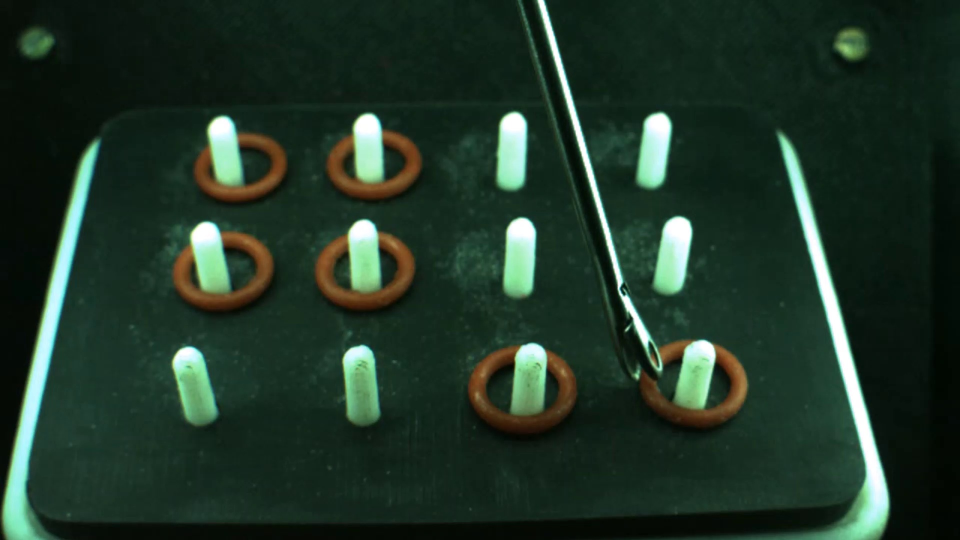
#> input picture frames/frame1.jpg, 1920 x 1080 px (shown at 1/2 size)
$ python -i video_to_houghLineFrames_5.py   (imports and definitions only)   (older library calls are emulated)
#> lines starting #> are read from the running program, lines starting #| are printed output that depends on the picture
##--------------------------------------------------------------------------------------------------------
##-----------   addressing the problem: ------------------------------------------------------------------
#------------------------------------- sudden transitions  ----------------------------------- -----------------
#---------------------------------------------------------------------------------------------------------
import numpy as np
import cv2
import os
import math
import heapq
import random

class Node:
    def __init__(self, data):
        self.data = data
        self.next = None

class Line:
    def __init__(self, rho, theta):
        self.rho = rho
        self.theta = theta
    def __lt__(self, other):
        return self.theta < other.theta
    def get_rho(self):
        return self.rho
    def get_theta(self):
        return self.theta

def get_val(line):
    return line.get_theta()

class MyHeap(object):
    # [7 lines left out: function __init__, not called in this run]
    def push(self, item):
        heapq.heappush(self._data, (self.key(item), item))
    def pop(self):
        return heapq.heappop(self._data)
    def nsmallest(self, x):
        return heapq.nsmallest(x, self._data)
    def size(self):
        return len(self._data)

# first in first out
class Linked_list:
    def __init__(self):
        self.first = None
        self.median = None
        self.last = None
        self.size = 0
        self.delta = 0
    # [17 lines left out: function push_back, not called in this run]
    def top1(self):
        return self.first.data
    def top2(self):
        return self.first.next.data
    def get_size(self):
        return self.size
    def last1(self):
        return self.last.data
    # [16 lines left out: function delete_front, not called in this run]
    def get_median(self):
        return self.median.data
    def get_delta(self):
        return self.delta
    # [5 lines left out: function destruct_list, not called in this run]

class stochastic_node:
    def __init__(self, data):
        self.data = data
        self.next = None
        self.parent = None
class stochastic_list:
    def __init__(self, head_val, size, forward_threshold):
#> called with head_val = 2.83, size = 2, forward_threshold = 0.003
        self.head = None
        self.current = None
        self.forward_threshold = forward_threshold
        self.size = size
        # initializing list of stochastic nodes
        self.node_list = []
        temp = stochastic_node(head_val)
        self.head = temp
        self.current = self.head
        self.node_list.append(temp)

        for i in range(1, size):
            temp = stochastic_node(-1)
            self.current.next = temp
            temp.parent = self.head
            self.node_list.append(temp)
            self.current = self.current.next
#> further down, picture is the input picture: shape (1080, 1920, 3); mean B, G, R 40.7, 54.3, 33.4

        self.current.next = self.head
        self.current = self.current.next
    # [16 lines left out: function check, not called in this run]
    def learned_val(self):
        return self.head.data

img2 = 0
knnFrame_i_path = ""
past_thresholds = Linked_list()
chunk_size = 3
is_dynamic = True                               # threshold has not been approximated
expected_collisions = 0
counter = 0
post_chunk_size = chunk_size*2
rho_lower_bound = 51
rho_upper_bound = 55
tuple_lines_upper_bound = 30
min_number_of_parallel_lines = 3
threshold_jump = 10
come_out_infinite_loop = 200
ones_lower_bound = 800
y_length = 0
check_ahead = True
does_one_exist = False
current_ind = 1000000000
prev_ind = 1000000000
prev_length = 0
ones = 0
collisions = 0
prev_ones = 0
length_prev = 1000

default_learned_theta = 2.825978914896647
forward_threshold = 0.003
size_stochastic_list = 2
diverge_threshold = 0.2
st_list = stochastic_list(default_learned_theta, size_stochastic_list, forward_threshold)

lines_upper_bound = 10000

# [80 lines left out: functions number_of_ones, get_length_of_line, video_to_frames, video_to_knnFrames, not called in this run]

def pre_canny(img):
    kernel_rect1 = cv2.getStructuringElement(cv2.MORPH_RECT,(1, 10))
    kernel_rect2 = cv2.getStructuringElement(cv2.MORPH_RECT,(1, 2))
    kernel_rect3 = cv2.getStructuringElement(cv2.MORPH_RECT,(1, 9))
    kernel_rect4 = cv2.getStructuringElement(cv2.MORPH_RECT,(1, 2))

    img = cv2.erode(img, kernel_rect1, iterations=1)
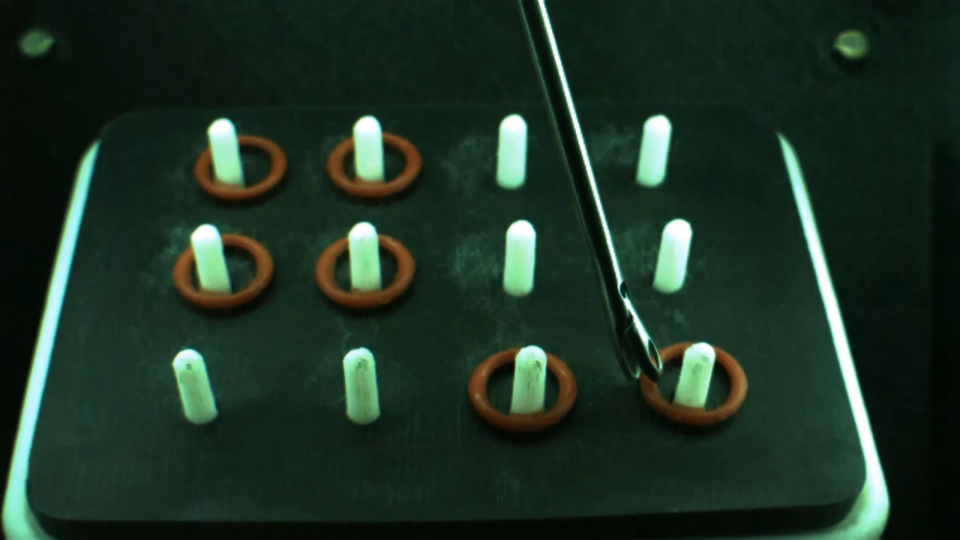
#> img: shape (1080, 1920, 3) (shown at 1/2 size); mean of channels 0, 1, 2 37.7, 51.2, 30.2; drawn as B, G, R
    img = cv2.erode(img, kernel_rect2, iterations=1)
    img = cv2.medianBlur(img,7)

    img = cv2.erode(img, kernel_rect3, iterations=1)
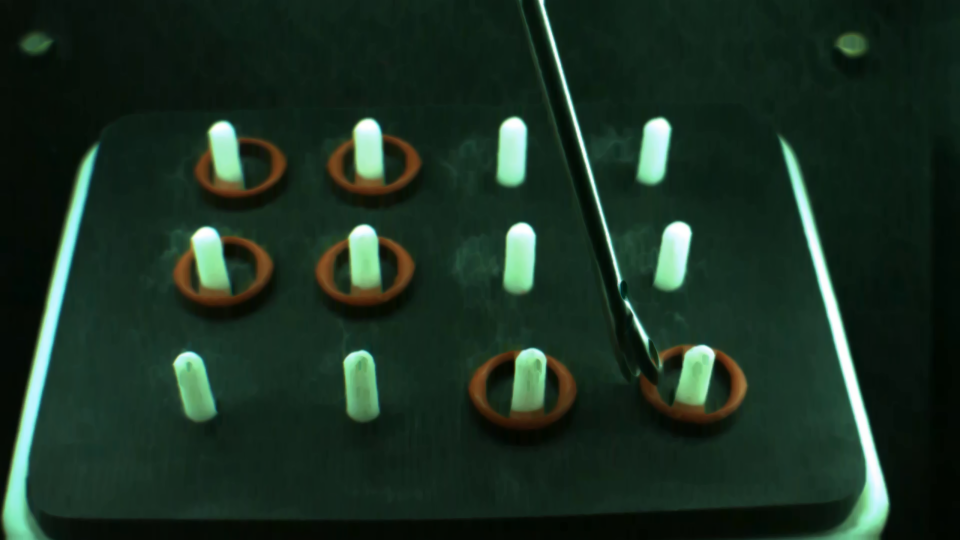
#> img: shape (1080, 1920, 3) (shown at 1/2 size); mean of channels 0, 1, 2 35.4, 48.7, 27.7; drawn as B, G, R
    img = cv2.erode(img, kernel_rect4, iterations=1)
    img = cv2.medianBlur(img, 7)
    return img

# [233 lines left out: functions post_canny, check_two_sides, draw_hough_lines, get_avg_line, hough_lines, store_img, not called in this run]

deleteThis_counter = 0                              #++++++++++++++++++++++++++++++++
# [58 lines left out: function knn_to_hough_frame, not called in this run]


# [18 lines not run here, left out]

>>> import cv2
>>> picture = cv2.imread('../frames/frame1.jpg')
>>> result = pre_canny(picture)
